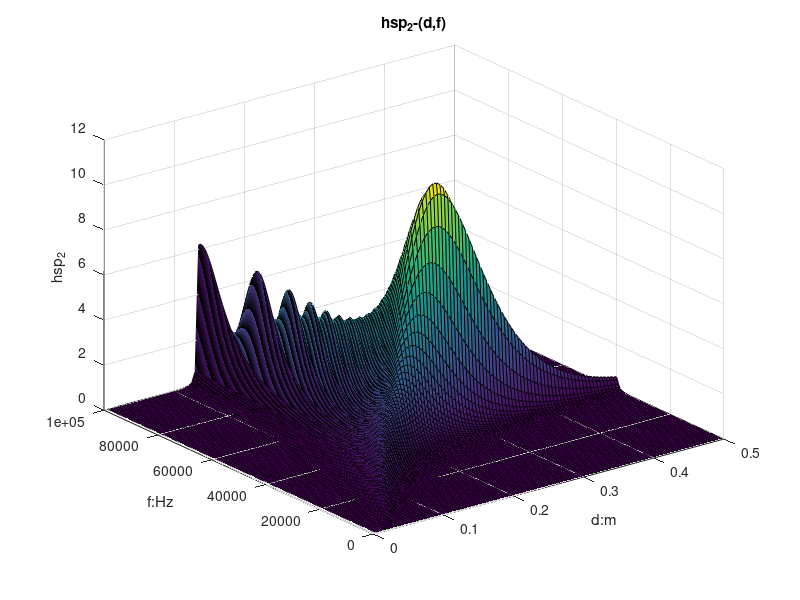
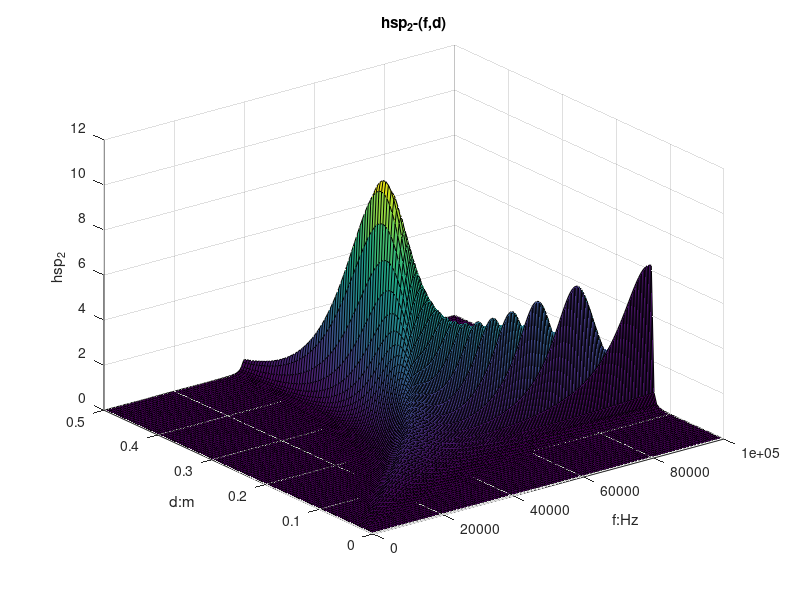

Write MATLAB code to recreate these figures, in order. (Note: a time limit stopped this script after it produced the figures.)
%hsp_abs_2��hsp_abs_2_f������ʽ��Ȼ����ͬ�����ǽ����ȫ��ͬ
close all;
clear all;
clc;

[d,f] = meshgrid(0:0.005:0.5,0:400:100e3);

u0 = 4*pi*1e-7;
Us = 10/1.414;
N1 = 8;
N2 = 8;
r1 = 0.2;
r2 = 0.2;     
ZL = 50;
RL = real(ZL);
R1 = 1;
R2 = 1;  
a1 = 0.5e-3;  %
a2 = 0.5e-3;  %
L1 = u0*r1*N1^2*(log(8*r1/a1)-2); 
C1 = 1/(L1*(2*pi*40e3)^2);
L2 = L1;
C2 = C1;
w = 2*pi*f;
M_fz = pi*u0*N1*N2*(r1*r2)^2;
M_fm = 2*d.^3;
M = M_fz./M_fm;
%**************************************
k = M./sqrt(L1*L2);
%**************************************
S1_abs_2 = (R1*R2 + L1/C1 -(w*L1).^2 + (w.*M).^2 + (R1*RL + w.^2*(RL^2)*C1*L1)./(1 + (w*RL*C1).^2) - (w*RL*C1).^2./((w.^2*C1^2*RL).^2 + (w*C1).^2)).^2 ...
    + (w*L1*(R1 + R2) - R2./(w*C1) + (w*L1*RL-w*(RL^2)*C1*R1)./(1+(w*RL*C1).^2) - (w*C1*RL)./((w.^2*RL*C1^2).^2+(w*C1).^2)).^2;

hsp_2 = (w.*M*RL).^2./((1+(w*RL*C1).^2).*S1_abs_2);
% subplot(2,2,1);

figure(1);
surf(d,f,hsp_2);
xlabel('d:m'),ylabel('f:Hz'),zlabel('hsp_2');
title('hsp_2-(d,f)');

figure(2);
surf(f,d,hsp_2);
xlabel('f:Hz'),ylabel('d:m'),zlabel('hsp_2');
title('hsp_2-(f,d)');

figure(3);
contour(d,f,hsp_2,1000);
xlabel('d:m'),ylabel('f:Hz');
title('hsp_2�ȸ���ͼ');


%�����ǹ������ϵ��͹���Ƶ�ʵ���άͼ
% figure(1);
% surf(f,k,hsp_2);
% xlabel('f:Hz'),ylabel('k'),zlabel('hsp_2');
% title('hsp_2-(f,k)');
% 
% figure(2);
% surf(k,f,hsp_2);
% xlabel('k'),ylabel('f:Hz'),zlabel('hsp_2');
% title('hsp_2-(k,f)');
% 
% figure(3);
% contour(k,f,hsp_2,1000);
% xlabel('k'),ylabel('f:Hz');
% title('hsp_2�ȸ���ͼ');
